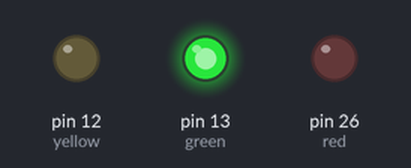
A program run on a simulated MicroPython board. Parts: output pins drawn as LEDs (lit = HIGH).

Above: at 15.0 s.
At 31.0 s:
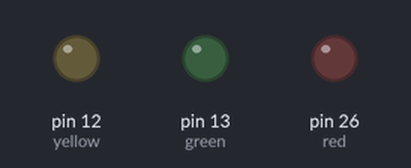
At 47.0 s:
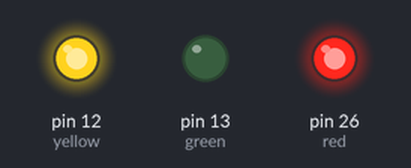
At 63.0 s:
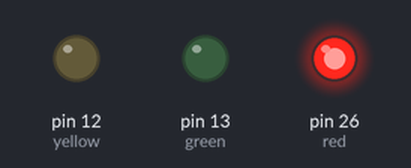
Timing chart, 0 to 83.2 s (numbered marks = the images above):
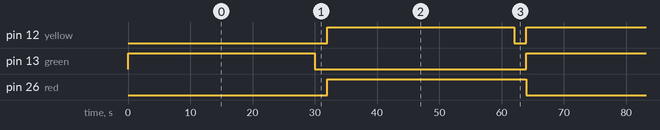

Measured:
- by itself, pin 12 (yellow): alternates HIGH for 30.0 s and LOW for 2.0 s
- by itself, pin 13 (green): alternates HIGH for 30.0 s and LOW for 34.0 s
- by itself, pin 26 (red): alternates HIGH for 32.0 s and LOW for 32.0 s

The program:

oevelse_1_5_trafiklys.py
```python
from machine import Pin
from time import sleep

RED_LED_PIN = 26
red = Pin(RED_LED_PIN, Pin.OUT)

YELLOW_LED_PIN = 12
yellow = Pin(YELLOW_LED_PIN, Pin.OUT)

GREEN_LED_PIN = 13
green = Pin(GREEN_LED_PIN, Pin.OUT)

while True:
    green.on()
    sleep(30)
    green.off()
    yellow.off() # ON
    sleep(2)
    yellow.on() # OFF
    red.on()
    sleep(30)
    yellow.off() # ON
    sleep(2)
    yellow.on() # OFF
    red.off()
    
```
